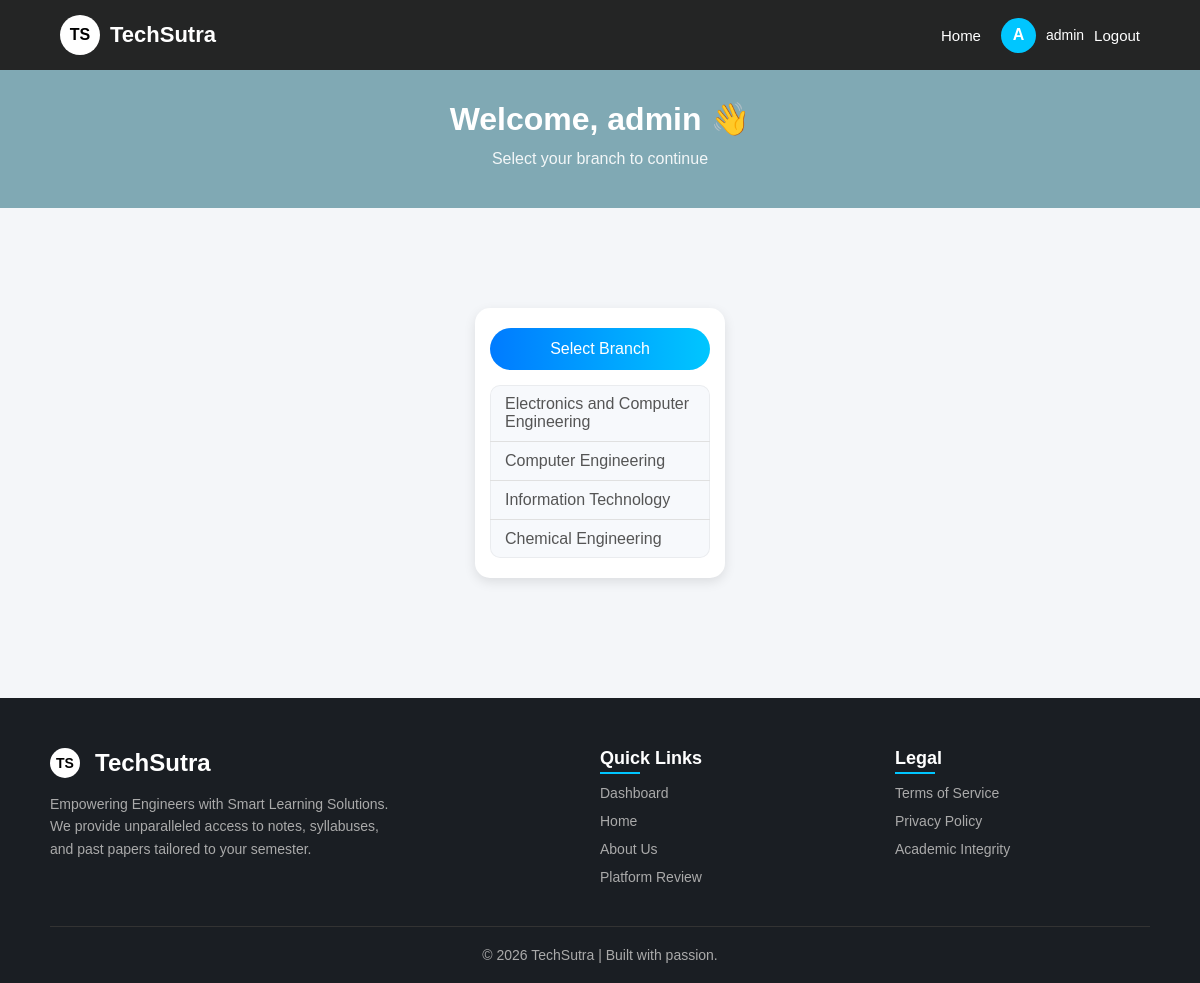
The app's page /dashboard/ (signed in) with its own data.
### TechSutraapp/models.py (models this page shows, shortened)
class Department(models.Model):
    name = models.CharField(max_length=100)

### TechSutraapp/views.py (the view)
# urls.py: path('dashboard/', dashboard, name='dashboard'),
@login_required(login_url='login')
def dashboard(request):
    departments = Department.objects.all()
    selected_branch = request.GET.get('branch', '')
    selected_semester = request.GET.get('semester', '')
    tree = {}
    for dept in departments:
        tree[dept.name] = {}
        for sem in dept.semesters.all():
            sem_name = f"Semester {sem.number}"
            if sem_name not in tree[dept.name]:
                tree[dept.name][sem_name] = {}
            for sub in sem.subjects.all():
                tree[dept.name][sem_name][sub.name] = sub.id
        for sem_name in tree[dept.name]:
            tree[dept.name][sem_name] = [{'id': v, 'name': k} for k, v in tree[dept.name][sem_name].items()]
    context = {
        'departments': departments,
        'tree_json': json.dumps(tree),
        'selected_branch': selected_branch,
        'selected_semester': selected_semester,
    }
    return render(request, 'TechSutraapp/dashboard.html', context)

### TechSutraapp/templates/TechSutraapp/dashboard.html (shortened to what this page needs)
{% load static %}
<!DOCTYPE html>
<html lang="en">
<head>
    <link rel="stylesheet" href="{% static 'TechSutraapp/css/style.css' %}?v=2.8">
</head>
<body>
    <nav class="navbar">
        <div class="brand" onclick="goToDashboard()">
            <div class="brand-logo">TS</div>
            <h2 class="brand-name">TechSutra</h2>
        </div>
        <div class="nav-right" id="navArea">
            <a href="{% url 'home' %}" class="nav-link">Home</a>
            {% if request.user.is_authenticated %}
            <div class="user-section">
                <div class="user-logo" onclick="window.location.href='{% url 'dashboard' %}'">{{ request.user.username.0|upper }}</div>
                <span class="username" id="server-username">{{ request.user.username }}</span>                                <a href="{% url 'logout' %}" class="nav-link">Logout</a>
            </div>
            {% else %}
            <a href="{% url 'login' %}" class="login-btn">Login</a>
            {% endif %}
        </div>
    </nav>
    <section class="welcome-banner">
        <h1 id="welcomeText">Welcome, {{ request.user.username|default:"Guest" }} 👋</h1>
        <p id="welcomeSubtext">Select your branch to continue</p>
    </section>
    <div class="dashboard-wrapper">
        <div id="stage-1" class="dashboard-stage">
            <div class="dashboard-container">
                <div class="box">
                    <button class="select-btn">Select Branch</button>
                    <div id="branchList" class="list" style="display:block;">
                        {% for dept in departments %}
                        <p onclick="openBranchDetails('{{ dept.name }}')">{{ dept.name }}</p>
                        {% empty %}
                        <p>No branches available.</p>
                        {% endfor %}
                    </div>
                </div>
            </div>
        </div>
    </div>
    {% include 'TechSutraapp/footer.html' %}
</body>
</html>

### static/TechSutraapp/css/style.css (style rules this page uses)
* { margin: 0; padding: 0; box-sizing: border-box; font-family: Arial, Helvetica, sans-serif; }
body { background: #f4f6f9; color: #333; display: flex; flex-direction: column; min-height: 100vh; }
.navbar { display: flex; justify-content: space-between; align-items: center; padding: 15px 60px; background-color: rgba(0, 0, 0, 0.85); color: white; }
.brand { display: flex; align-items: center; cursor: pointer; }
.brand-logo { width: 40px; height: 40px; background: white; color: black; font-weight: bold; border-radius: 50%; display: flex; align-items: center; justify-content: center; margin-right: 10px; }
.brand-name { font-size: 22px; }
.nav-right { display: flex; align-items: center; gap: 20px; }
.nav-link { text-decoration: none; color: white; font-size: 15px; }
.user-section { display: flex; align-items: center; gap: 10px; }
.user-logo { width: 35px; height: 35px; background: #00c6ff; border-radius: 50%; display: flex; align-items: center; justify-content: center; font-weight: bold; cursor: pointer; }
.username { font-size: 14px; }
.welcome-banner { background: rgb(128, 169, 180); color: white; text-align: center; padding: 30px 20px 40px 20px; margin-bottom: 20px; }
.welcome-banner h1 { font-size: 32px; margin-bottom: 12px; }
.welcome-banner p { font-size: 16px; opacity: 0.9; }
.dashboard-container { margin: 40px auto 60px auto; display: flex; flex-wrap: wrap; gap: 20px; justify-content: center; max-width: 1000px; }
.dashboard-container .box { background: white; padding: 20px 15px; border-radius: 15px; width: 250px; text-align: center; box-shadow: 0 4px 12px rgba(0, 0, 0, 0.1); transition: transform 0.2s; }
.select-btn { background: linear-gradient(to right, #007bff, #00c6ff); color: white; border: none; padding: 12px 15px; border-radius: 25px; cursor: pointer; width: 100%; font-size: 16px; transition: 0.3s; }
.dashboard-container .list { display: none; margin-top: 15px; border-radius: 10px; background-color: #f7f9fc; box-shadow: inset 0 0 0 1px rgba(0, 0, 0, 0.05); text-align: left; }
.dashboard-container .list p { margin: 0; padding: 10px 15px; border-bottom: 1px solid #e0e0e0; cursor: pointer; transition: 0.2s; color: #555; border-radius: 0; }
.dashboard-container .list p:last-child { border-bottom: none; }
main, .hero, .resource-section, .dashboard-container, .pdf-container { flex: 1; }
.dashboard-wrapper { max-width: 1100px; margin: 40px auto 60px; padding: 0 20px; }
.dashboard-stage { animation: fadeIn 0.4s ease; }

### records on screen
Department: name "Electronics and Computer Engineering"
Department: name "Computer Engineering"
Department: name "Information Technology"
Department: name "Chemical Engineering"

### other values on screen
{{ request.user.username.0|upper }} "A"
{{ request.user.username }} "admin"
{{ request.user.username|default:"Guest" }} "admin"
